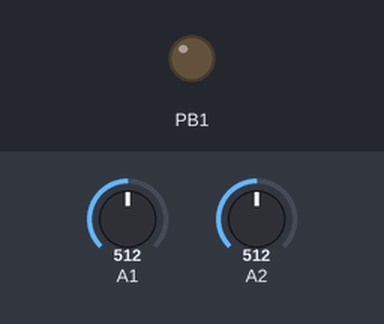
Simulated run of this sketch. Board: ATtiny85, built with avr-gcc and run on an emulated ATtiny85. On the bench: output pins drawn as LEDs (lit = HIGH). Inputs (shaded band) come from the test bench; at power-on: A1 = 512, A2 = 512.

Above: at 0.45 s.
At 1.2 s:
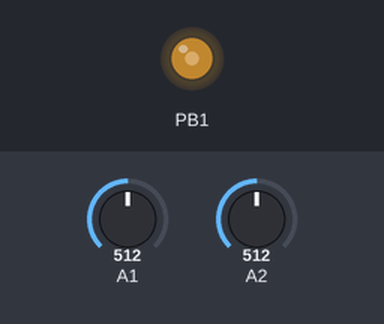
Timing chart, 0 to 1.1 s (numbered marks = the images above; inputs shaded):
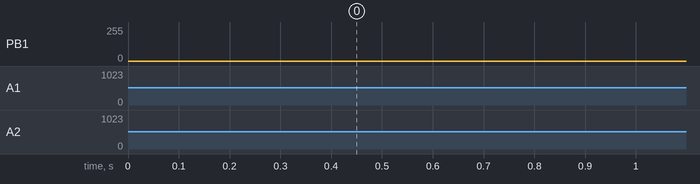

The sketch:

Microglitch_sampler_neo.ino
```cpp
///////////////////////////////////////////////////
//                  __ __                        //
//  .---.-.--.--.--|  |__|.-----.                //
//  |  _  |  |  |  _  |  ||  _  |                //
//  |___._|_____|_____|__||_____|                //
//   __                __     __         __      //
//  |  |--.---.-.----.|  |--.|  |.---.-.|  |--.  //
//  |     |  _  |  __||    < |  ||  _  ||  _  |  //
//  |__|__|___._|____||__|__||__||___._||_____|  //
//                                               //
///////////////////////////////////////////////////

//Microsample player 85
//Written by Pangrus
//2016

#include <avr/pgmspace.h>
#include <avr/power.h>

PROGMEM const unsigned char sample_wave[] = {
  33,13,0,0,128,128,128,128,128,128,129,129,128,128,126,125,125,125,126,127,126,127,128,127,128,128,127,125,127,131,133,131,131,133,133,130,129,130,130,131,134,136,134,130,128,127,125,123,122,121,118,117,123,127,125,126,129,125,121,118,114,116,124,132,138,142,147,144,139,133,122,118,127,140,145,146,144,137,125,120,123,127,123,117,121,123,121,120,119,121,118,113,106,105,111,120,137,150,157,149,
  141,137,128,123,128,137,150,155,148,139,129,119,117,120,121,113,110,112,115,120,125,129,129,118,105,106,117,137,149,150,146,134,126,124,127,133,137,148,159,156,137,119,115,116,121,132,130,117,112,116,118,114,115,123,118,103,107,125,144,146,141,145,140,127,119,126,135,139,148,162,163,143,124,115,112,112,125,134,126,116,118,125,120,112,110,101,96,106,132,149,143,140,137,129,124,124,129,137,149,168,
  171,154,135,123,119,117,116,123,121,116,115,123,123,116,112,102,98,115,143,149,134,130,134,129,123,128,130,135,143,158,162,144,126,118,117,122,126,129,122,112,117,126,125,126,119,105,107,132,150,144,136,135,125,116,119,121,124,134,149,158,153,139,124,111,111,126,133,126,114,115,124,125,126,128,116,111,127,146,144,134,132,134,126,120,124,131,133,138,150,153,137,118,108,115,128,129,120,112,112,123,
  124,129,122,109,119,137,148,139,127,134,129,122,128,135,141,143,148,159,148,129,118,117,119,122,124,114,105,111,118,122,117,97,97,122,147,147,138,146,146,127,124,132,138,144,149,160,160,136,117,113,118,124,128,124,108,105,116,119,114,101,102,117,137,148,137,132,134,124,122,130,138,145,149,156,159,143,126,118,120,130,133,129,117,111,116,119,117,102,99,120,138,142,136,135,132,118,114,127,136,139,
  144,151,151,135,119,113,121,133,134,133,125,117,118,125,124,109,107,124,142,144,139,141,135,114,109,124,136,144,147,152,146,125,113,106,110,125,131,130,124,122,123,122,118,105,108,128,142,142,140,145,138,118,120,130,130,141,152,159,149,127,120,117,115,122,126,126,116,114,119,119,115,105,116,135,137,132,132,139,135,119,122,134,135,144,155,162,151,124,118,123,125,123,122,124,119,113,111,111,102,105,
  126,142,137,130,139,142,123,112,125,136,134,146,164,164,144,125,126,125,121,124,126,123,118,117,114,108,97,101,125,137,128,123,138,142,122,117,131,136,130,145,168,166,147,133,138,136,118,114,120,113,111,121,121,106,92,105,133,137,125,128,146,138,113,113,130,133,129,147,162,153,142,140,147,139,124,125,124,110,106,113,118,110,95,106,128,133,125,125,141,142,124,122,132,133,132,143,153,148,143,142,
  144,136,124,123,123,115,111,112,115,115,109,106,118,127,125,125,131,138,136,129,130,135,134,133,137,139,135,136,142,137,132,137,137,127,120,122,125,121,115,119,122,114,116,124,123,120,125,135,135,134,134,134,130,120,117,122,129,131,131,135,139,139,135,132,134,133,127,123,122,122,122,119,116,120,127,129,130,137,141,138,134,132,126,122,125,129,131,132,132,130,130,127,124,122,123,122,122,121,120,119,
  118,122,127,129,132,143,142,133,134,133,130,129,128,127,130,132,128,127,133,138,134,128,127,126,123,117,116,114,113,119,124,124,131,139,140,139,138,135,132,130,126,122,127,132,127,123,123,127,126,126,133,136,131,124,123,118,116,121,124,126,130,136,135,134,133,133,133,133,130,127,129,133,131,127,124,125,128,126,125,127,130,126,126,127,124,123,120,120,123,129,129,127,127,127,129,130,131,134,138,136,
  134,132,130,132,130,126,127,129,126,124,125,126,125,126,126,124,127,127,122,121,124,130,131,130,130,133,134,131,131,132,129,127,128,128,124,124,126,128,129,127,128,130,129,127,127,130,129,122,121,127,130,129,131,134,138,138,134,131,126,123,124,123,122,121,122,126,126,124,127,128,130,131,130,130,130,131,128,128,129,128,130,131,131,137,137,131,127,127,127,123,119,118,120,124,125,124,130,132,129,129,
  133,133,129,130,132,129,125,126,131,133,132,129,130,129,127,126,127,126,125,123,119,121,126,128,130,131,129,128,130,130,127,127,131,131,129,128,129,132,134,133,130,128,131,132,128,124,123,125,126,123,123,125,123,123,127,129,129,131,132,129,125,126,127,130,133,131,131,133,132,128,127,129,130,126,126,130,129,127,129,130,128,126,124,121,120,123,124,126,128,128,127,128,130,133,134,134,137,135,131,128,
  126,125,126,126,126,128,128,127,125,125,124,124,122,125,127,126,125,126,129,129,128,130,134,135,135,135,133,131,129,126,124,126,127,129,130,128,127,128,125,122,124,129,131,129,127,126,126,124,124,124,128,131,131,131,129,127,127,130,128,127,129,130,128,128,130,131,128,124,125,129,129,126,128,130,129,130,131,126,124,129,129,129,131,130,129,127,126,126,128,131,128,122,125,125,123,126,129,130,132,132,
  128,127,126,127,129,131,130,128,129,129,128,127,131,135,131,130,130,130,126,124,123,123,123,124,126,129,130,128,130,129,125,125,125,127,131,132,130,129,130,130,126,126,130,133,132,132,130,127,125,122,120,123,124,127,131,134,132,123,123,131,131,131,135,135,128,121,125,131,131,127,125,127,127,126,128,127,129,132,128,122,121,125,131,135,132,118,112,123,133,131,129,135,139,135,130,130,129,124,127,130,
  128,124,125,128,129,125,124,125,126,129,133,131,124,118,131,142,141,136,128,127,126,125,125,121,119,126,125,128,124,121,124,122,132,119,124,128,135,137,136,132,138,127,133,134,133,128,129,126,132,122,127,125,127,128,127,132,127,125,129,123,118,118,122,131,127,125,131,122,126,131,136,131,126,131,139,135,127,124,126,124,128,127,130,134,134,129,129,131,131,130,126,128,126,118,120,125,125,129,127,129,
  124,119,126,128,125,119,123,129,131,139,139,142,142,134,132,133,129,129,133,136,132,122,118,122,120,116,117,122,126,119,119,114,114,120,121,131,134,136,142,143,142,140,138,143,139,138,136,134,135,131,130,119,117,117,115,119,118,119,121,117,116,107,106,114,123,132,133,143,145,140,140,136,138,137,140,147,147,142,135,132,133,130,123,119,115,114,117,116,112,107,106,108,114,123,122,127,132,130,139,143,
  144,142,139,139,148,152,147,138,139,138,130,123,119,118,114,114,116,108,102,102,103,108,122,127,129,130,132,143,144,145,146,142,146,143,145,145,137,138,139,132,126,119,118,117,112,112,111,105,105,105,110,112,119,130,135,144,140,140,142,142,145,138,137,140,142,138,127,135,137,135,137,127,124,122,120,113,103,106,109,114,109,107,112,122,136,138,138,135,138,145,146,140,137,141,145,144,137,129,129,133,
  132,133,126,122,119,113,115,106,107,113,116,116,115,118,121,134,139,137,135,139,142,135,135,138,142,142,141,142,133,128,129,129,129,126,121,120,112,113,112,108,115,121,127,122,122,123,128,140,139,136,126,127,132,129,132,132,139,147,146,141,133,130,132,130,130,128,121,118,115,111,111,113,120,125,130,127,125,123,127,134,132,128,120,125,130,127,131,136,146,148,146,144,134,134,132,128,123,119,119,116,
  110,112,114,118,126,134,142,133,129,127,121,126,124,123,120,121,129,128,132,138,141,148,151,145,132,127,128,125,121,119,116,121,123,126,124,122,125,131,138,132,118,112,109,116,124,127,123,122,130,135,138,142,147,151,155,150,138,129,130,127,119,115,112,116,120,120,120,118,122,127,129,127,127,120,118,117,120,125,122,129,129,132,137,141,150,151,152,153,150,143,132,129,120,113,110,104,107,114,119,119,
  116,118,124,133,135,134,125,122,121,117,126,124,123,131,136,144,144,145,150,149,150,145,139,130,129,121,113,108,101,105,114,125,125,124,122,129,139,136,136,129,117,114,112,119,125,123,130,130,134,137,137,147,153,149,145,144,139,126,123,118,113,111,112,118,118,123,123,122,125,129,135,133,135,126,115,114,117,133,135,130,128,126,134,134,133,137,142,146,141,136,130,129,125,120,117,110,110,116,122,133,
  140,141,139,133,129,127,121,108,106,113,130,135,126,125,125,130,129,127,133,144,146,140,137,137,139,132,121,115,117,121,121,124,137,151,150,136,121,116,114,110,105,95,105,120,136,139,128,132,138,137,130,128,136,150,147,140,142,146,144,125,111,114,122,119,111,119,139,152,144,126,114,111,106,101,100,100,117,134,151,155,144,147,140,123,114,115,129,142,146,148,153,157,144,120,111,115,118,110,104,114,
  131,147,144,130,122,120,109,99,105,107,117,131,144,154,147,138,127,114,108,118,137,154,162,164,163,160,144,116,101,101,105,104,95,110,138,156,156,143,128,113,101,91,96,107,109,122,143,161,166,143,131,126,119,121,123,140,158,158,153,146,141,121,98,96,103,116,120,125,145,157,159,146,122,108,94,84,82,96,120,126,139,161,177,171,135,119,115,112,116,117,135,161,166,155,142,136,120,96,92,109,
  133,137,129,139,148,147,127,104,100,98,92,89,105,136,144,147,158,169,165,130,108,103,109,117,117,137,173,181,163,143,132,116,92,87,104,128,136,128,136,151,147,121,103,106,111,98,86,103,139,148,136,144,166,172,134,100,106,121,128,127,138,169,180,161,130,118,119,101,88,101,131,143,135,136,143,140,119,100,96,103,103,96,103,138,158,141,140,160,172,146,107,106,119,124,122,127,156,176,165,139,
  126,124,115,89,88,119,147,147,127,128,136,124,104,101,113,120,107,99,122,151,145,130,142,159,152,118,101,119,132,132,130,150,177,169,144,126,124,120,101,85,103,136,147,125,116,132,132,117,103,112,126,125,113,110,134,146,125,116,136,157,149,120,121,138,143,141,135,149,162,146,125,114,114,115,99,95,120,151,153,129,122,130,124,107,100,116,132,123,105,106,134,144,123,125,147,166,154,116,119,141,
  142,128,120,143,159,146,125,121,135,131,101,96,121,142,130,105,112,133,131,111,105,128,145,128,105,106,136,142,113,116,150,178,163,124,130,146,132,110,108,136,155,143,122,124,142,130,98,93,114,134,130,114,120,139,138,120,114,133,146,124,99,102,125,137,120,123,155,178,166,130,124,133,121,104,102,126,152,152,140,135,142,129,100,88,97,121,130,124,131,144,146,131,118,122,130,129,115,108,117,130,
  137,133,143,163,164,148,121,112,116,106,101,111,134,152,149,140,139,138,126,102,93,104,123,134,132,140,146,142,129,117,123,130,130,125,117,117,120,128,133,128,141,152,151,137,117,118,117,111,113,126,142,140,135,136,138,134,118,110,109,113,123,125,135,143,140,139,136,136,131,128,132,127,118,105,106,127,127,126,136,149,158,135,116,116,110,111,109,119,138,149,151,139,138,140,129,117,107,115,128,128,
  128,132,142,146,135,127,125,132,131,114,103,102,116,131,124,128,145,155,152,126,118,122,115,106,103,121,143,150,145,145,152,146,124,111,111,120,123,119,127,136,139,140,135,133,126,123,119,113,104,103,115,130,128,126,136,153,154,129,119,125,125,118,108,122,148,153,145,143,151,152,131,115,109,114,118,111,115,128,139,138,128,127,129,126,119,108,103,109,118,126,123,128,143,152,151,136,132,135,129,120,
  112,123,140,144,142,142,146,145,135,127,119,114,114,112,114,115,122,129,131,130,127,126,124,118,110,110,121,133,128,125,136,147,150,138,126,128,132,131,120,118,132,143,146,146,142,137,134,129,121,114,116,119,117,114,120,130,133,128,125,124,128,126,120,119,123,130,130,125,129,134,135,132,133,135,132,128,127,122,122,125,131,132,130,131,139,141,135,127,129,135,132,125,123,127,133,128,120,126,135,128,
  116,116,123,123,115,114,124,131,128,126,128,133,131,123,118,119,123,123,129,138,146,148,147,146,143,134,126,124,124,124,126,129,131,131,130,132,134,128,118,116,117,112,109,115,124,126,128,130,131,129,123,121,123,125,127,128,132,137,139,136,135,136,132,129,128,128,131,134,134,138,141,135,132,132,129,121,118,120,121,121,119,120,128,132,127,122,121,121,119,119,122,125,128,131,134,134,132,127,128,130,
  130,128,131,135,132,127,128,134,139,134,128,129,131,130,127,127,130,129,125,124,130,133,131,127,125,126,125,121,122,125,128,127,125,125,127,124,120,123,125,122,123,126,128,125,129,135,137,139,142,140,134,127,122,119,123,125,124,127,131,133,134,136,136,134,131,126,127,133,132,131,132,133,131,126,123,118,114,110,109,112,116,118,123,130,137,138,138,136,131,127,122,119,120,127,132,135,141,142,140,139,
  138,133,127,122,123,128,130,128,130,135,136,131,126,126,127,123,118,119,124,126,123,122,123,124,125,124,122,122,127,126,123,126,129,132,135,134,132,135,136,131,130,132,133,132,132,129,131,133,133,131,130,130,127,125,123,121,123,126,126,124,124,126,126,125,126,127,125,126,124,120,120,123,125,126,130,132,132,132,133,134,134,133,132,130,129,129,129,131,133,132,131,131,130,129,127,128,130,128,129,131,
  128,126,127,127,126,127,127,122,120,122,122,122,124,126,124,123,125,126,129,130,128,127,126,127,130,130,129,130,134,134,131,132,133,132,131,129,130,133,131,131,131,128,131,132,129,127,129,125,118,120,125,126,127,130,129,126,127,129,128,124,123,122,121,120,123,127,128,127,128,131,130,129,128,129,129,128,131,135,134,131,131,130,132,133,134,133,132,130,130,131,131,128,127,127,122,120,122,125,123,125,
  128,129,131,131,128,125,127,124,120,120,122,121,120,125,130,131,129,130,131,129,131,132,132,132,134,137,132,130,134,133,132,130,129,128,127,127,125,126,128,129,128,127,126,124,125,127,126,124,124,124,124,125,128,128,129,128,127,123,123,128,127,126,126,128,131,130,130,129,129,134,137,133,127,127,132,130,128,128,131,130,130,131,129,129,130,128,126,125,126,126,125,122,126,131,128,128,129,128,129,126,
  123,121,122,128,131,122,120,128,127,126,131,132,131,128,124,127,129,127,132,133,131,133,135,135,138,137,133,131,131,131,129,125,125,129,126,124,123,122,120,119,120,121,123,126,126,120,120,126,129,129,127,128,130,127,122,125,128,129,131,132,134,137,140,141,141,140,139,137,135,129,127,127,126,127,127,126,122,119,119,118,119,121,122,119,118,118,117,122,127,128,128,128,128,128,131,135,135,135,135,134,
  133,133,134,137,138,137,134,131,129,128,128,127,129,132,130,125,124,125,122,119,121,124,123,124,122,117,118,122,125,125,122,123,126,128,128,130,132,132,131,133,135,136,138,139,138,140,137,130,127,128,127,125,126,128,127,125,126,127,127,126,126,126,125,125,124,124,123,122,124,125,126,127,127,127,128,128,129,130,131,129,129,131,130,130,130,131,129,129,130,129,130,131,130,130,129,129,128,127,127,126,
  127,127,127,126,126,126,127,127,127,127,127,127,127,127,128,128,128,128,128,128,128,128,128,128,128,128,128,128,128,128,128,129,128,128,128,128,128,128,128,128,128,128,128,128,128,128,128,128,128,128,128,128,128,128,128,128,128,128,128,128,128,128,128,128,128,
};


unsigned int end_point = 0;
unsigned int p = 0;

void setup() {

    clock_prescale_set(clock_div_2); //NO PROCESSOR PRESCALE

  //START PLL ENABLE
  PLLCSR |= (1 << PLLE);               // Enable PLL (64 MHz)
  _delay_us(100);                      // Wait for a steady state
  while (!(PLLCSR & (1 << PLOCK)));    // Ensure PLL lock: do nothing while the bit PLOCK in register PLLCSR is false
  PLLCSR |= (1 << PCKE);               // Enable PLL as clock source for timer 1
  //END PLL ENABLE


  TIMSK = 1<<OCIE0A;                      // Setto OCIEOA per abilitare l'interrupt del timer 0
  TCCR0A = 3<<WGM00;                      // Fast PWM
  TCCR0B = 1<<WGM02 | 2<<CS00;            // 1/8 prescale
  TCCR1 = 1<<PWM1A | 2<<COM1A0 | 1<<CS10;
  OCR1A = 128;
  pinMode (1,OUTPUT);
}

void loop() {
  OCR0A =  analogRead (A2)/4;
  end_point = (analogRead(A1)*3);
}

// Interrupt
ISR(TIMER0_COMPA_vect) {
  char sample = pgm_read_byte(&sample_wave[p++]);
  OCR1A = sample;
  if (p > end_point) {
    p=0;
    OCR1A = 0;
  }
}
```
